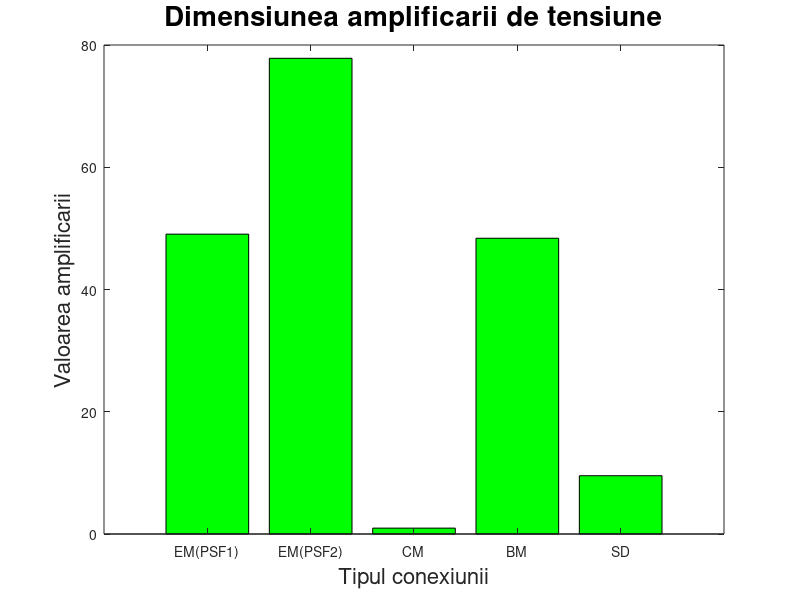
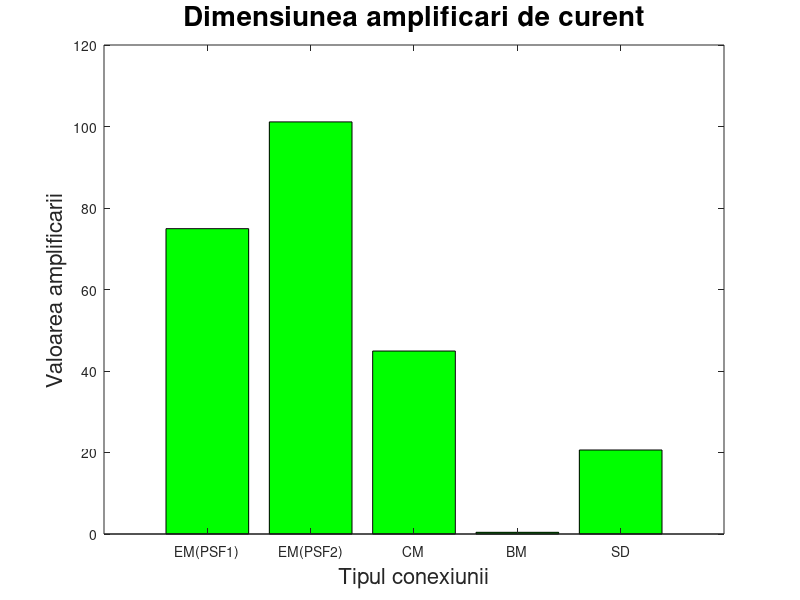
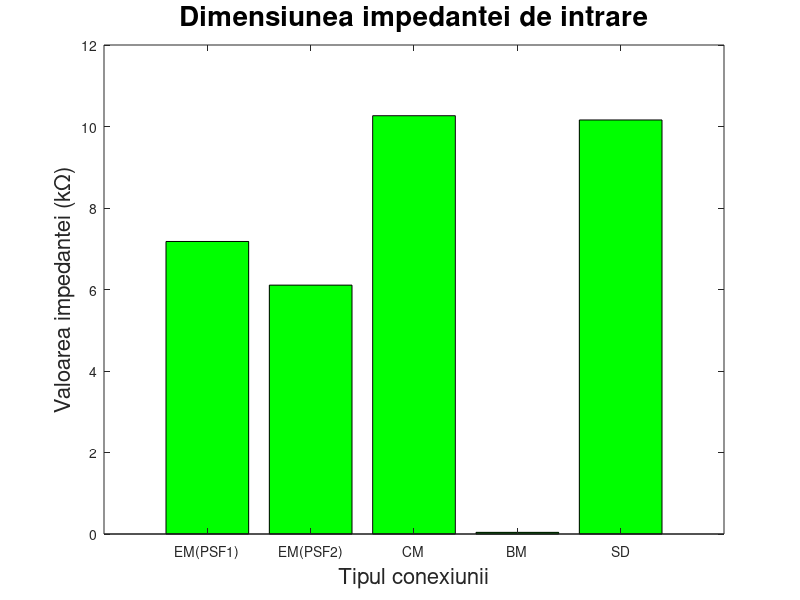
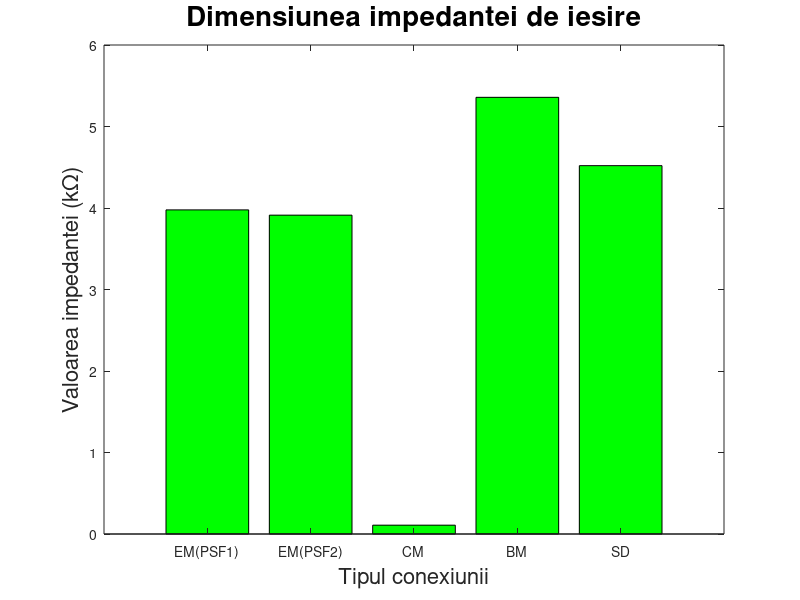

These charts were generated, in order, by the following MATLAB code:
function f = ref3()

	size = 5;
	u0 = [2.6 3.58 0.069 1.5 0.678]; # V
	ui = [53 46 71.7 31 71.1]; # mV
	u0inf = [ 4.8 6.56 0.103 3.21 1.33 ]; # V
	vcc = [ 10 15 15 15 15 ]; # V
	fgen = [ 3 3 3 30 3 ];
	rgen = [ 47 47 47 0.22 47 ]; # kOhm
	rsar = [  4.7 4.7 0.22 4.7 4.7]; # kOhm
	ug = [ 0.4 0.4 0.4 0.2 0.4 ]; # V
	Zo = zeros(1,size); Au = zeros(1,size); Ai = zeros(1,size); Zi = zeros(1,size);
	for i = 1:size
		Zo(i) = rsar(i) * ( u0inf(i) / u0(i) - 1);
	endfor
	Zo
	for i = 1:size
		Au(i) = u0(i) / ui(i) * 10^3;
	endfor
	Au
	for i = 1:size
		Ai(i) = (u0(i) / (ug(i) - ui(i) * 10^(-3))) * rgen(i) / rsar(i);
	endfor
	Ai
	for i = 1:size
		Zi(i) = (ui(i) / (ug(i) * 10^3 - ui(i))) * rgen(i);
	endfor
	Zi
	
	#Z0 = rsar * (u0inf / u0 - 1)
	#Au = u0 / ui
	#Ai = (u0 / (ug - ui)) * rgen / rsar
	#Zi = (ui / (ug - ui)) * rgen
		
	Nume = {"EM(PSF1)"; "EM(PSF2)"; "CM"; "BM"; "SD"};
	bar(Au,'g')
	set(gca, 'XTick', 1:5, 'XTickLabel', Nume);
	title("Dimensiunea amplificarii de tensiune",'FontSize',20)
	xlabel("Tipul conexiunii",'FontSize',16)
	ylabel("Valoarea amplificarii",'FontSize',16)
	
	figure()
	bar(Ai,'g')
	set(gca, 'XTick', 1:5, 'XTickLabel', Nume);
	title("Dimensiunea amplificari de curent",'FontSize',20)
	xlabel("Tipul conexiunii",'FontSize',16)
	ylabel("Valoarea amplificarii",'FontSize',16)
	
	text = strcat("Valoarea impedantei (k",'\Omega',")");
	
	figure()
	bar(Zi,'g')
	set(gca, 'XTick', 1:5, 'XTickLabel', Nume);
	title("Dimensiunea impedantei de intrare",'FontSize',20)
	xlabel("Tipul conexiunii",'FontSize',16)
	ylabel(text,'FontSize',16)
	
	figure()
	bar(Zo,'g')
	set(gca, 'XTick', 1:5, 'XTickLabel', Nume);
	title("Dimensiunea impedantei de iesire",'FontSize',20)
	xlabel("Tipul conexiunii",'FontSize',16)
	ylabel(text,'FontSize',16)

end
